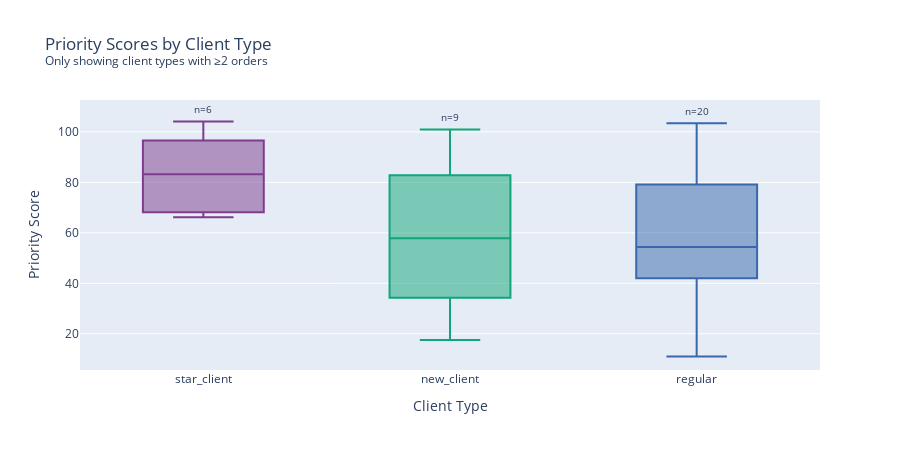

Notebook code for this chart:
### Code cell
# 6. Scores by Client Type (Box Plot) - Only show types with enough data
client_type_counts = scores_full_df[~scores_full_df['is_mandatory']]['client_type'].value_counts()
print("📊 Client Type Distribution:")
print(client_type_counts.to_string())
print()

# Filter to client types with at least 2 orders for meaningful boxplot
valid_client_types = client_type_counts[client_type_counts >= 2].index.tolist()
filtered_df = scores_full_df[
    (~scores_full_df['is_mandatory']) & 
    (scores_full_df['client_type'].isin(valid_client_types))
]

if len(valid_client_types) < len(client_type_counts):
    excluded = client_type_counts[client_type_counts < 2].index.tolist()
    print(f"⚠️  Note: Excluded client types with <2 orders: {excluded}")
    print(f"   (Not enough data for meaningful boxplot visualization)")
    print()

# Create boxplot with only valid types
fig = px.box(
    filtered_df,
    x='client_type',
    y='final_score',
    color='client_type',
    title='Priority Scores by Client Type<br><sup>Only showing client types with ≥2 orders</sup>',
    labels={
        'client_type': 'Client Type',
        'final_score': 'Priority Score'
    },
    # Order by client score (highest to lowest)
    category_orders={'client_type': ['star_client', 'new_client', 'regular']},
    color_discrete_sequence=px.colors.qualitative.Bold
)

# Add count annotations
for ctype in valid_client_types:
    count = client_type_counts[ctype]
    avg_score = filtered_df[filtered_df['client_type'] == ctype]['final_score'].mean()
    fig.add_annotation(
        x=ctype,
        y=filtered_df[filtered_df['client_type'] == ctype]['final_score'].max() + 5,
        text=f"n={count}",
        showarrow=False,
        font=dict(size=10)
    )

fig.update_layout(height=450, showlegend=False)
fig.show()

# Show summary table for ALL client types (including those with few orders)
print("\n📋 FULL CLIENT TYPE SUMMARY (including all types):")
print("-" * 60)
for ctype in ['star_client', 'new_client', 'frequent', 'regular', 'occasional']:
    subset = scores_full_df[scores_full_df['client_type'] == ctype]
    if len(subset) > 0:
        avg = subset['final_score'].mean()
        print(f"   {ctype:<12}: {len(subset):>2} orders | Avg Score: {avg:>6.2f}")
    else:
        print(f"   {ctype:<12}:  0 orders | (no data)")

### Figure 1 — Plotly figure (JSON) as saved in the notebook; plotly's stock layout.template omitted (floating-point values rounded to 4 significant figures)
{"data": [{"alignmentgroup": "True", "hovertemplate": "Client Type=%{x}<br>Priority Score=%{y}<extra></extra>", "legendgroup": "star_client", "marker": {"color": "rgb(127, 60, 141)"}, "name": "star_client", "notched": false, "offsetgroup": "star_client", "orientation": "v", "showlegend": true, "type": "box", "x": ["star_client", "star_client", "star_client", "star_client", "star_client", "star_client"], "x0": " ", "xaxis": "x", "y": [104.0, 96.54, 89.92, 76.46, 68.19, 66.15], "y0": " ", "yaxis": "y"}, {"alignmentgroup": "True", "hovertemplate": "Client Type=%{x}<br>Priority Score=%{y}<extra></extra>", "legendgroup": "new_client", "marker": {"color": "rgb(17, 165, 121)"}, "name": "new_client", "notched": false, "offsetgroup": "new_client", "orientation": "v", "showlegend": true, "type": "box", "x": ["new_client", "new_client", "new_client", "new_client", "new_client", "new_client", "new_client", "new_client", "new_client"], "x0": " ", "xaxis": "x", "y": [100.9, 96.28, 78.31, 71.98, 57.84, 46.36, 37.24, 25.2, 17.5], "y0": " ", "yaxis": "y"}, {"alignmentgroup": "True", "hovertemplate": "Client Type=%{x}<br>Priority Score=%{y}<extra></extra>", "legendgroup": "regular", "marker": {"color": "rgb(57, 105, 172)"}, "name": "regular", "notched": false, "offsetgroup": "regular", "orientation": "v", "showlegend": true, "type": "box", "x": ["regular", "regular", "regular", "regular", "regular", "regular", "regular", "regular", "regular", "regular", "regular", "regular", "regular", "regular", "regular", "regular", "regular", "regular", "regular", "regular"], "x0": " ", "xaxis": "x", "y": [103.4, 90.5, 87.04, 83.62, 80.12, 78.09, 75.58, 73.55, 65.58, 56.23, 52.6, 49.15, 47.45, 43.84, 42.5, 41.53, 39.22, 28.95, 24.18, 11.0], "y0": " ", "yaxis": "y"}], "layout": {"annotations": [{"font": {"size": 10}, "showarrow": false, "text": "n=20", "x": "regular", "y": 108.4}, {"font": {"size": 10}, "showarrow": false, "text": "n=9", "x": "new_client", "y": 105.9}, {"font": {"size": 10}, "showarrow": false, "text": "n=6", "x": "star_client", "y": 109.0}], "boxmode": "overlay", "height": 450, "legend": {"title": {"text": "Client Type"}, "tracegroupgap": 0}, "showlegend": false, "title": {"text": "Priority Scores by Client Type<br><sup>Only showing client types with ≥2 orders</sup>"}, "xaxis": {"anchor": "y", "categoryarray": ["star_client", "new_client", "regular"], "categoryorder": "array", "domain": [0, 1], "title": {"text": "Client Type"}}, "yaxis": {"anchor": "x", "domain": [0, 1], "title": {"text": "Priority Score"}}}}
